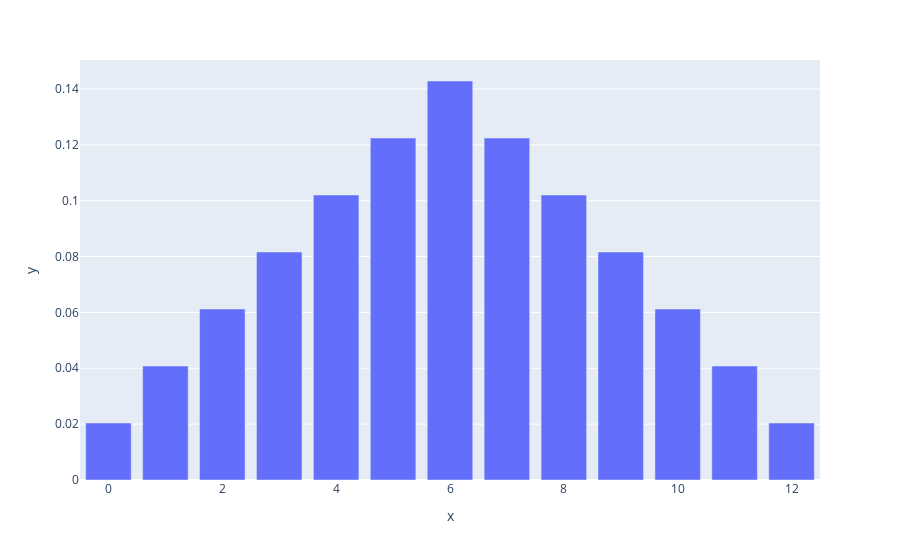

Write notebook code for a chart like this one.
### Code cell
Y = scipy.signal.convolve(X, X)  # 2X.
px.bar(x=range(0, len(Y)), y=Y).show()

### Figure 1 — Plotly figure (JSON) as saved in the notebook; plotly's stock layout.template omitted (floating-point values rounded to 4 significant figures)
{"data": [{"alignmentgroup": "True", "hovertemplate": "x=%{x}<br>y=%{y}<extra></extra>", "legendgroup": "", "marker": {"color": "#636efa", "pattern": {"shape": ""}}, "name": "", "offsetgroup": "", "orientation": "v", "showlegend": false, "textposition": "auto", "type": "bar", "x": [0, 1, 2, 3, 4, 5, 6, 7, 8, 9, 10, 11, 12], "xaxis": "x", "y": [0.02041, 0.04082, 0.06122, 0.08163, 0.102, 0.1224, 0.1429, 0.1224, 0.102, 0.08163, 0.06122, 0.04082, 0.02041], "yaxis": "y"}], "layout": {"barmode": "relative", "legend": {"tracegroupgap": 0}, "margin": {"t": 60}, "xaxis": {"anchor": "y", "domain": [0, 1], "title": {"text": "x"}}, "yaxis": {"anchor": "x", "domain": [0, 1], "title": {"text": "y"}}}}
